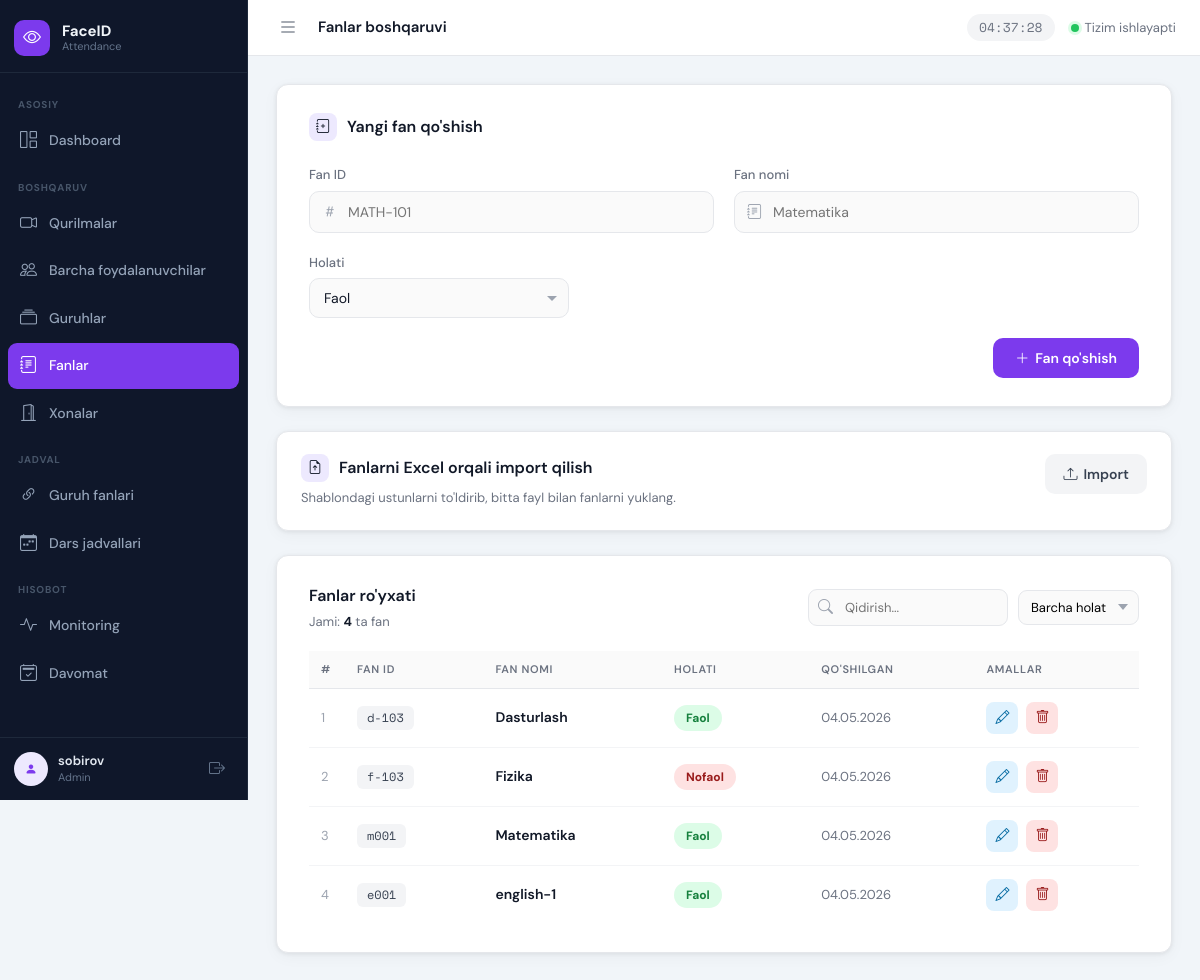
The app's page /subjects/ (signed in), older data.
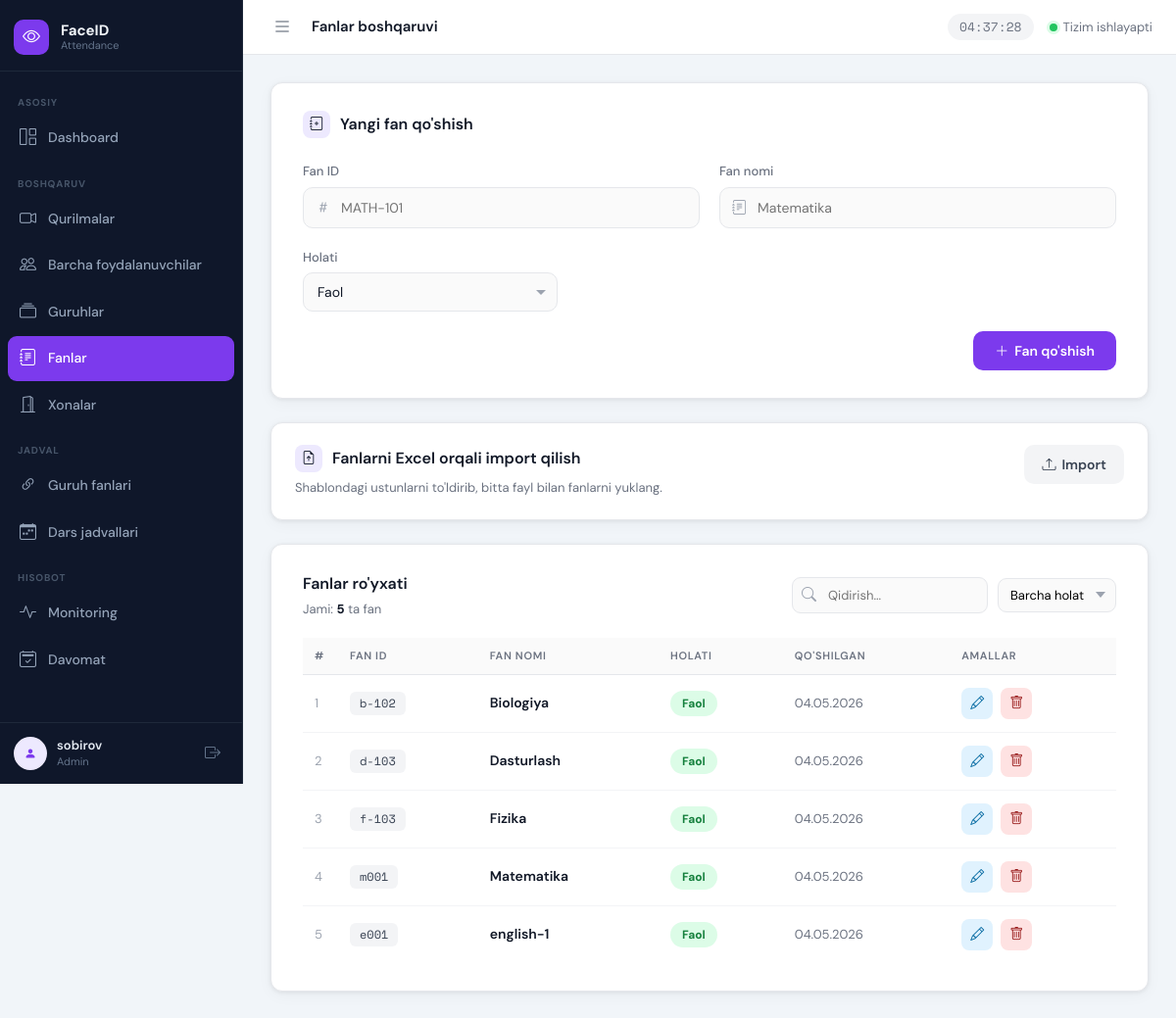
The same page, newer data.
### apps/subjects/models.py (models this page shows, shortened)
class Subject(models.Model):
    subject_id = models.CharField(max_length=100, unique=True, verbose_name="Fan ID")
    subject_name = models.CharField(max_length=150, unique=True, verbose_name="Fan nomi")
    is_active = models.BooleanField(default=True, verbose_name="Faol")
    created_at = models.DateTimeField(auto_now_add=True)
    class Meta:
        verbose_name = "Fan"
        verbose_name_plural = "Fanlar"
        ordering = ['subject_name']

### apps/subjects/views.py (the view, shortened to what this page needs)
# urls.py: path('', views.subject_list, name='subject_list'),
@login_required
def subject_list(request):
    error = None
    subjects_queryset = Subject.objects.all()
    paginator = Paginator(subjects_queryset, 20)
    page_obj = paginator.get_page(request.GET.get('page'))
    return render(request, 'subjects/subject_list.html', {
        'subjects': page_obj,
        'page_obj': page_obj,
        'paginator': paginator,
        'total_subjects': paginator.count,
        'error': error,
    })

### apps/subjects/templates/subjects/subject_list.html (shortened to what the changed rows need)
{% extends 'base.html' %}
{% load static %}
{% block extra_css %}
<link rel="stylesheet" href="{% static 'user_management/user_management.css' %}">
{% endblock %}
{% block content %}
<div class="card">
    <div class="table-header">
        <div>
            <h2>Fanlar ro'yxati</h2>
            <div class="table-meta">
                Jami: <strong>{{ total_subjects }}</strong> ta fan
            </div>
        </div>
    </div>
    <table id="subjectsTable">
        <thead>
            <tr>
                <th>#</th>
                <th>Fan ID</th>
                <th>Fan nomi</th>
                <th>Holati</th>
                <th>Qo'shilgan</th>
                <th>Amallar</th>
            </tr>
        </thead>
        <tbody>
            {% for subject in subjects %}
            <tr
                data-subject-pk="{{ subject.id }}"
                data-subject-id="{{ subject.subject_id }}"
                data-subject-name="{{ subject.subject_name }}"
                data-status="{% if subject.is_active %}active{% else %}inactive{% endif %}"
            >
                <td class="row-num">{{ page_obj.start_index|add:forloop.counter0 }}</td>
                <td><span class="id-badge subject-id-value">{{ subject.subject_id }}</span></td>
                <td class="name subject-name-value">{{ subject.subject_name }}</td>
                <td>
                    <button
                        class="status-btn {% if subject.is_active %}active{% else %}inactive{% endif %}"
                        title="Holatni almashtirish"
                        type="button"
                        data-action="toggle-status"
                    >
                        {% if subject.is_active %}Faol{% else %}Nofaol{% endif %}
                    </button>
                </td>
                <td class="date-cell">{{ subject.created_at|date:"d.m.Y" }}</td>
                <td class="actions-cell">
                    <button class="edit-btn" type="button" data-action="edit" title="Tahrirlash">
                        <i class="bi bi-pencil"></i>
                    </button>
                    <button class="delete-btn" type="button" data-action="delete" title="O'chirish">
                        <i class="bi bi-trash"></i>
                    </button>
                </td>
            </tr>
            {% empty %}
            <tr>
                <td colspan="6" class="empty-row">
                    Hech qanday fan topilmadi. Yuqorida yangi fan qo'shing.
                </td>
            </tr>
            {% endfor %}
        </tbody>
    </table>
</div>
{% endblock %}

Row changes from the older to the newer data that the page shows:
added Subject: start_index|add "1", subject_id "b-102", subject_name "Biologiya", shows "Faol", created_at "04.05.2026"
computed for Subject "Dasturlash": start_index|add "1" → "2"
changed Subject "Fizika": start_index|add "2" → "3"; is_active "Nofaol" → "Faol"
computed for Subject "Matematika": start_index|add "3" → "4"
computed for Subject "english-1": start_index|add "4" → "5"
Text that changed along with them:
{{ total_subjects }}: "4" → "5"
